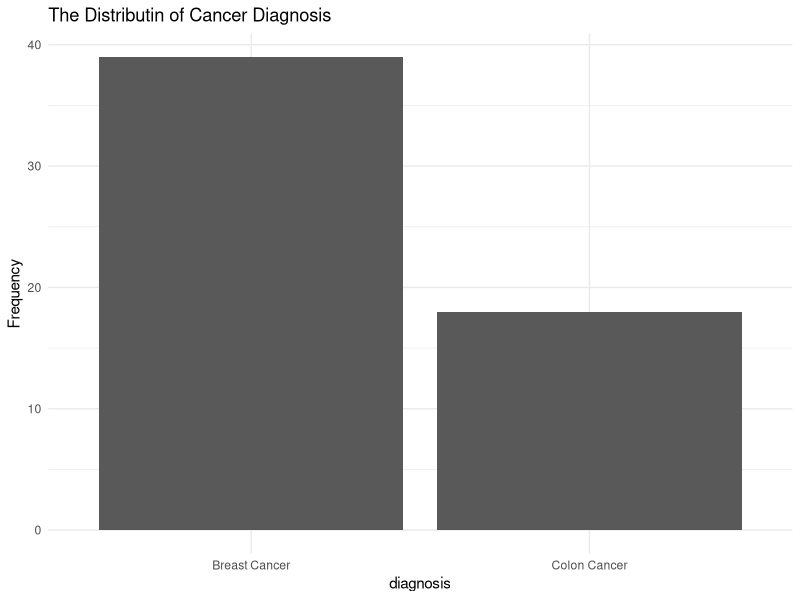
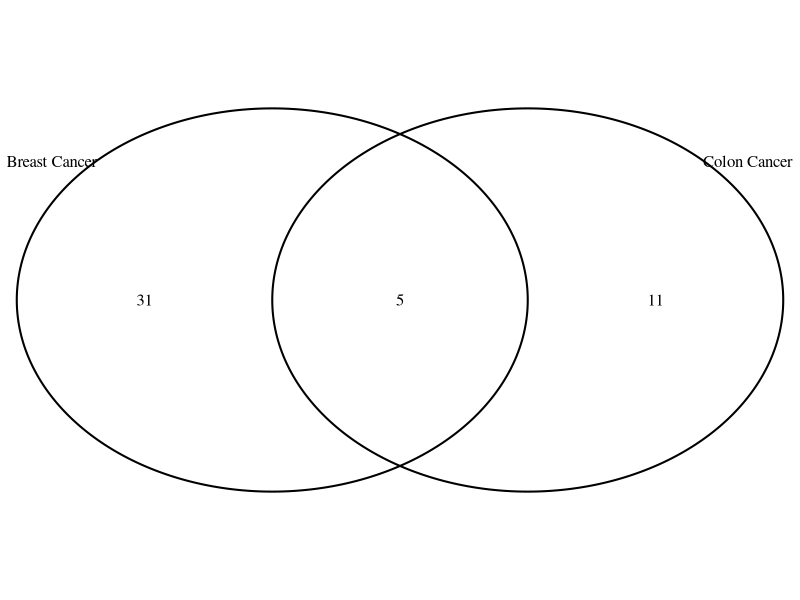
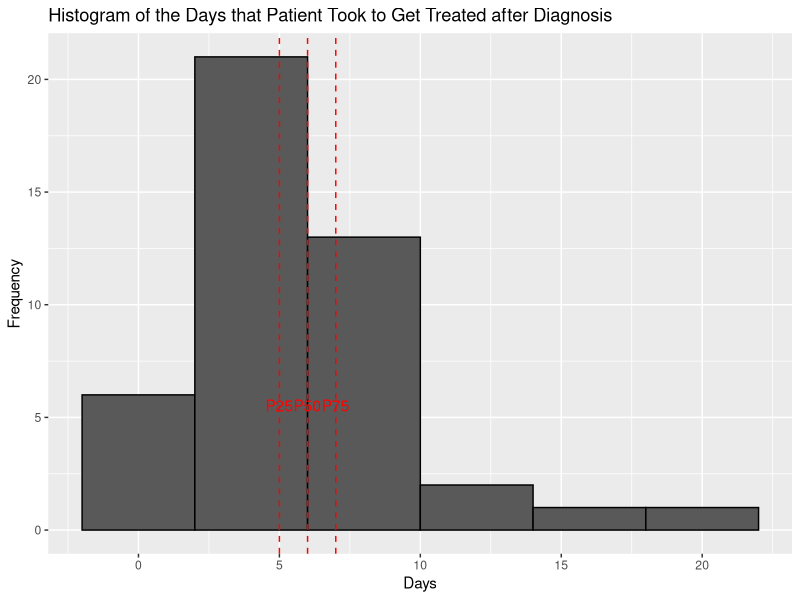
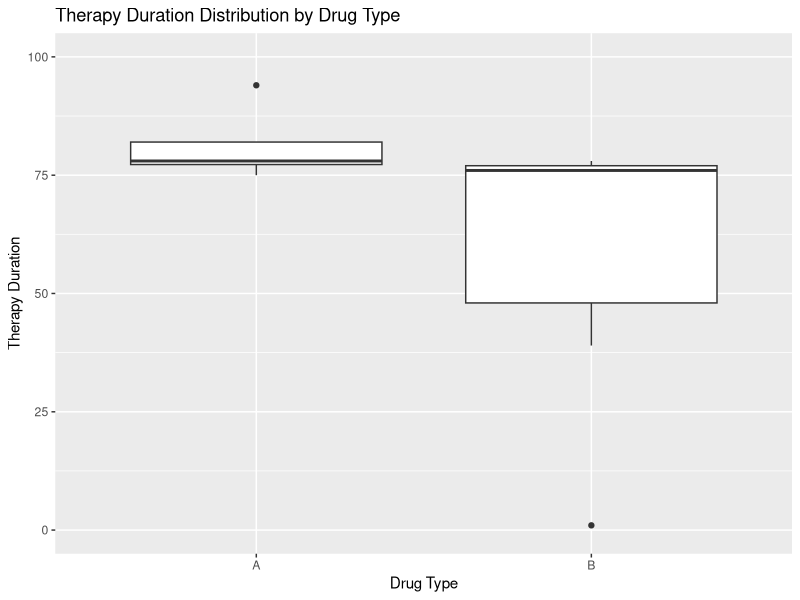

Source code (R) for these figures, in order:
#' ---
#' title: "Flatiron Technical Assessment Results Report"
#' author: "Zeyu Li"
#' date: "March 18th, 2024"
#' ---

# Install Packages -----------------------------
library("VennDiagram")
library("ggplot2")
library("dplyr")
library("tidyr")
library("broom")

# Load Data ------------------------------------
diag <- read.csv("Patient_Diagnosis_(2).csv", header=TRUE)
trt <- read.csv("Patient_Treatment_(2).csv", header=TRUE)

##### General Questions #####

# 1. What are the audiences for this analysis project? Do they come from the technical
# background or not?

# 2. In addition to the information provided in the data set, are there any other 
# factors that might influence which type of treatment administrated?

# 3. What are the demographic information of the patients? For example, do we have 
# the information like age, gender etc... Will we perform the subgroup analysis 
# later for this cohort?

##### Data Analysis Questions #####

# Question 1 -----------------------------------

# 1.Select the Column of Diagnosis 
df <- diag %>% 
  select(diagnosis) 

# 2. Create a barplot with ggplot2 for the distribution of cancer type
bplot<- ggplot(df, aes(x = diagnosis)) +
  geom_bar(stat = "count") +
  labs(title = "The Distributin of Cancer Diagnosis", y = "Frequency") +
  theme_minimal() # Create a barplot with ggplot2 for the distribution of cancer type

print(bplot)

# 3.Create a Venn Diagram for the distribution of cancer type
vplot <- venn.diagram(
  x = list(
    diag %>% filter(diagnosis=="Breast Cancer") %>% select(patient_id) %>% unlist() , 
    diag %>% filter(diagnosis=="Colon Cancer") %>% select(patient_id) %>% unlist() 
  ),
    category.names = c("Breast Cancer" , "Colon Cancer"),
    height = 300 , 
    width = 300 ,
    res = 300,
    filename = NULL,
    scaled = FALSE,
    output = TRUE,cat.default.pos = "outer") 

grid.newpage()  # Create a new page
grid.draw(vplot)

# Thought Process: according to the information provided on the question, we know that 
# patients can be diagnosed with more than one cancer. It means that it's likely there 
# is an overlap between the patients with breast cancers and patients with colon cancer.
# So I not only generate the barplot for the distribution, but also create a Venn diagram 
# to show the overlap between the two populations.

# Question 2 -----------------------------------
# 1.Convert the date variables to date format
trt <- trt %>%
  mutate(daten = as.Date(treatment_date, format = "%m/%d/%y")) 

# We only kept the initial diagnosis for patient with two types of cancer to determine
# the duration between diagnosis and the start of therapy because we are lack of the 
# information regarding the specific treatment administered for each cancer type.
diag_flt <- diag %>%
  mutate(diagnosis_date = as.Date(diagnosis_date, format = "%m/%d/%y")) %>%
  group_by(patient_id) %>%
  summarise(diagnosis_date = min(diagnosis_date))

# 2.Get first date of treatment
min_dates <- trt %>%
  group_by(patient_id) %>%
  summarise(min_date = min(daten))

# 3.Merge diag and min_dates
merged_data <- diag_flt %>%
    left_join(min_dates, by = 'patient_id') %>% 
    mutate(datediff = as.numeric(difftime(min_date, diagnosis_date, units = 'days') + 1))

trt_start <- merged_data %>%
    select(all_of(c("patient_id","diagnosis_date","min_date","datediff"))) %>%
    rename(treament_start_date = min_date, days = datediff)

# 4. Generate histogram for the days
# In order to better present the data in the histogram, the outlier, patient who got 
# the treatment before diagnosis, and patients with no treatment are excluded from the plot.
trt_fil <- trt_start[trt_start$days > 0 & trt_start$days < 300 ,] %>%
    na.omit(trt_start)

percentiles <- quantile(trt_fil$days, probs = c(0.25, 0.50, 0.75),na.rm = TRUE)

histogram <- ggplot(trt_fil, aes(x = days)) +
  geom_histogram(binwidth = 4, color = "black") +
  labs(title = "Histogram of the Days that Patient Took to Get Treated after Diagnosis", 
       x = "Days", y = "Frequency") +
  geom_vline(xintercept = percentiles, linetype = "dashed", color = "red") +
  geom_text(data = data.frame(x = percentiles, label = paste0("P", c(25, 50, 75))), 
            aes(x = x, label = label), y = 5, vjust = -0.5, color = "red")

# Results:
print(trt_start)
print(histogram)

# Question 3 -----------------------------------

# First line treatment definition: The first treatment given for a disease. It is often 
# part of a standard set of treatments, such as surgery followed by chemotherapy and 
# radiation. When used by itself, first-line therapy is the one accepted as the best 
# treatment. If it doesn’t cure the disease or it causes severe side effects, other 
# treatment may be added or used instead.

# Derive the first line treatment
# 1.Select the treatment that patient received on the first day
first_line <- trt %>%
    left_join(min_dates, by='patient_id') %>%
    filter(daten == min_date) %>%
    distinct(patient_id, treatment_date, drug_code,.keep_all=TRUE) %>%
    arrange(patient_id, drug_code) %>%
    group_by(patient_id) %>%
    mutate(n = row_number()) %>%
    mutate(n = as.character(n), patient_id = as.character(patient_id))
    
# 2.Transpose the data to ensure combination therapy considered
tran_first <- pivot_wider(first_line , names_from = n, values_from = drug_code)
merge_first <- merge(diag, tran_first, by='patient_id', all=TRUE) %>%
     mutate(across(everything(), ~ replace(.x, is.na(.x), ""))) %>%
     unite(drug, "1","2", sep="") %>%
     distinct(patient_id, diagnosis_date, diagnosis, daten, drug , .keep_all = TRUE)

# 3.Create frequency table to show which drug regiments indicated to be used as first-line
# of treatment for breast cancer and colon cancer
frequency <- merge_first %>%
  group_by(diagnosis, drug) %>%
  summarise(frequency = n()) %>%
  arrange(diagnosis, desc(frequency))

frequency <-frequency[frequency$drug != "",]

# 4. Findings:
print(frequency)
# Breast Cancer: Based on the frequency table, the combination therapy of A and B and
# monotherapy B, C, A are used for patients. The combination therapy of treatment A and
# B is indicated as the most used first-line treatment with the highest frequency followed
# by Monotherapy B, C, A
# Colon Cancer: Based on the frequency table, the combination therapy of A and B and 
# monotherapy B, C, D are used for patients. However, there is no treatment standing
# out as the most-used first-line treatment. All four types of treatment have the same frequency.



#Question 4 ------------------------------------
# 1. Filter data to only keep patients who have breast cancer treated with Monotherapy 
breast_mo <- merge_first[merge_first$diagnosis == "Breast Cancer" & merge_first$drug %in% c("A","B"),]

# 2. Extract the patient id and treatment history
bmp <- breast_mo$patient_id
bmp_trt <- trt[trt$patient_id %in% bmp,] 

# 3. Derive the metric of "Duration of Therapy"
bmp_dur <- bmp_trt %>%
    group_by(patient_id) %>%
    summarise(first_date = min(daten),
              last_date = max(daten)) %>%
    mutate(duration = as.numeric(difftime(last_date, first_date, units="days")) + 1) %>%
    mutate(patient_id = as.character(patient_id))

breast_mo <- breast_mo %>%
    left_join(bmp_dur, by='patient_id')

# 4. Visualization for the Distribution of Duration of Therapy
# In order to better present the data in the histogram, the outlier are excluded from the plot.
breast_p <- breast_mo[breast_mo$duration < 1000,]
ggplot(breast_p, aes(x = drug, y = duration)) +
  geom_boxplot() +
  labs(x = "Drug Type", y = "Therapy Duration") +
  ggtitle("Therapy Duration Distribution by Drug Type") + 
  scale_y_continuous(limits = c(0, 100))

# 5. Perform Statistical Test
# Assumption: The Duration of Therapy follows Normal Distribution
# For this question, since we want to investigate if the duration of therapy are 
# different for two types of Monotherapy of A and B, we choose the two-sample t-test
# to determine with significance level at 0.05 if two population means are different.
t_test_result <- t.test(duration ~ drug, data = breast_mo)

# 6. Extract p-value
p_value <- t_test_result$p.value
print(p_value)

# 7. Compare p-value to significance level
if (p_value < 0.05) {
  print("Reject the null hypothesis")
} else {
  print("Fail to reject the null hypothesis")
}

# 8. Conclusion
# According to our test result, our p value is 0.4417785 which is bigger than 0.05 and
# we fail to reject the null hypothesis. We can conclude that there is no significant 
# variation in terms of duration of therapy between two monotherapy.
